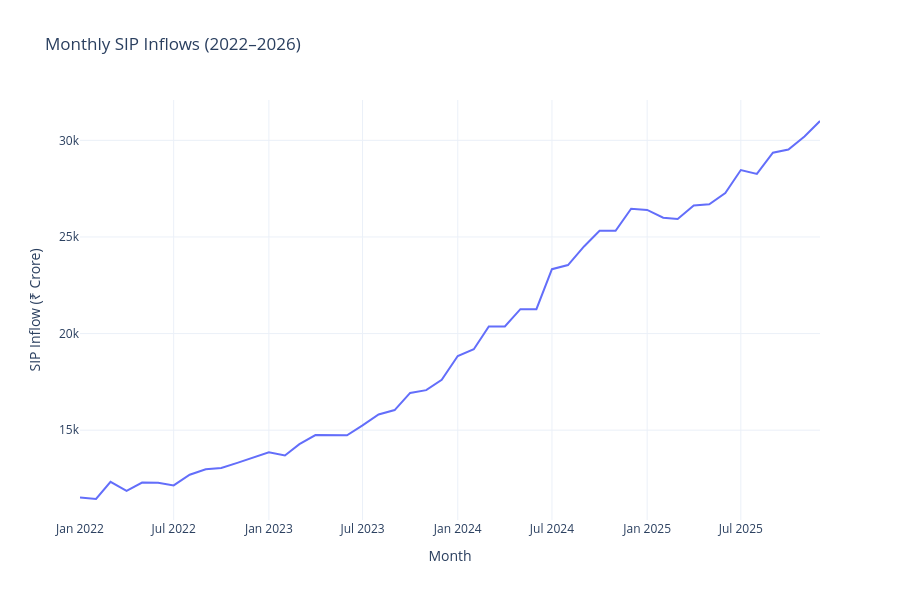

The cell this chart's notebook holds for it:
### Code cell
fig = px.line(
    sip,
    x="month",
    y="sip_inflow_crore",
    title="Monthly SIP Inflows (2022–2026)",
    labels={
        "month": "Month",
        "sip_inflow_crore": "SIP Inflow (₹ Crore)"
    }
)

fig.update_layout(
    template="plotly_white",
    height=600
)

fig.show()

# Save only PNG
fig.write_image(
    OUTPUT_DIR / "monthly_sip_inflows.png",
    width=1400,
    height=600
)

print("SIP inflow PNG saved successfully!")

### Figure 1 — Plotly figure (JSON) as saved in the notebook; plotly's stock layout.template omitted (floating-point values rounded to 4 significant figures)
{"data": [{"hovertemplate": "Month=%{x}<br>SIP Inflow (₹ Crore)=%{y}<extra></extra>", "legendgroup": "", "line": {"color": "#636efa", "dash": "solid"}, "marker": {"symbol": "circle"}, "mode": "lines", "name": "", "orientation": "v", "showlegend": false, "type": "scatter", "x": ["2022-01", "2022-02", "2022-03", "2022-04", "2022-05", "2022-06", "2022-07", "2022-08", "2022-09", "2022-10", "2022-11", "2022-12", "2023-01", "2023-02", "2023-03", "2023-04", "2023-05", "2023-06", "2023-07", "2023-08", "2023-09", "2023-10", "2023-11", "2023-12", "2024-01", "2024-02", "2024-03", "2024-04", "2024-05", "2024-06", "2024-07", "2024-08", "2024-09", "2024-10", "2024-11", "2024-12", "2025-01", "2025-02", "2025-03", "2025-04", "2025-05", "2025-06", "2025-07", "2025-08", "2025-09", "2025-10", "2025-11", "2025-12"], "xaxis": "x", "y": [11517, 11438, 12328, 11863, 12286, 12276, 12140, 12694, 12976, 13040, 13306, 13573, 13856, 13687, 14276, 14749, 14749, 14734, 15245, 15814, 16042, 16928, 17073, 17610, 18838, 19187, 20371, 20371, 21262, 21262, 23332, 23547, 24509, 25323, 25320, 26459, 26400, 25999, 25926, 26632, 26688, 27274, 28464, 28265, 29361, 29529, 30200, 31002], "yaxis": "y"}], "layout": {"height": 600, "legend": {"tracegroupgap": 0}, "title": {"text": "Monthly SIP Inflows (2022–2026)"}, "xaxis": {"anchor": "y", "domain": [0, 1], "title": {"text": "Month"}}, "yaxis": {"anchor": "x", "domain": [0, 1], "title": {"text": "SIP Inflow (₹ Crore)"}}}}
